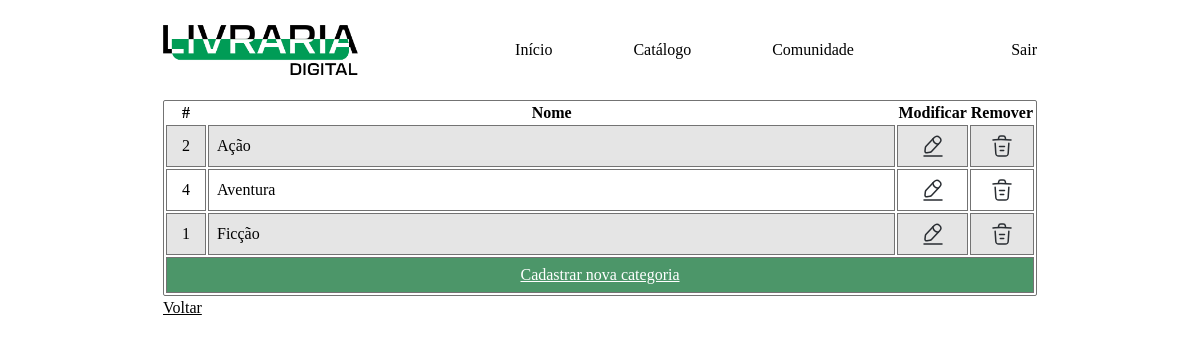
/gerenciar-categorias.php (signed in), run on the app's committed database.
### tables this page shows
CREATE TABLE `tab_categorias` (
  `categoria_id` bigint unsigned NOT NULL AUTO_INCREMENT,
  `categoria_name` varchar(50) NOT NULL,
  PRIMARY KEY (`categoria_id`),
  UNIQUE KEY `categoria_id` (`categoria_id`)
);

### gerenciar-categorias.php (the view, shortened to what this page needs)
<?php
require 'header.php';
if (!isset($_GET['edit']) && !isset($_GET['delete']) && !isset($_GET['add'])) {
?>
<div class="container mx-auto">
    <div class="w-full">
        <table class="gerenciarTable">
            <tr>
                <th>#</th>
                <th>Nome</th>
                <th>Modificar</th>
                <th>Remover</th>
            </tr>
            <?php
            $queryCategorias = $pdo->prepare("SELECT * FROM tab_categorias ORDER BY categoria_name");
            $queryCategorias->execute();
            $categorias = $queryCategorias->fetchAll();
            foreach ($categorias as $categoria) {
                echo '<tr>';
                echo '<td class="text-center w-10">' . $categoria['categoria_id'] . '</td>';
                echo '<td>' . $categoria['categoria_name'] . '</td>';
                echo '<td class="w-14"><a href="?edit=' . $categoria['categoria_id'] . '"><img src="src/resources/icons/edit-2.svg" alt="editar" class="mx-auto"></a></td>';
                echo '<td class="w-14"><a href="?delete=' . $categoria['categoria_id'] . '"><img src="src/resources/icons/trash.svg" alt="remover" class="mx-auto"></a></td>';
                echo '</tr>';
            }
            ?>
            <tr class="bg-g-light-green ">
                <td colspan="4" class="text-center text-white"><a href="?add" class="underline px-10 hover:font-bold">Cadastrar
                        nova categoria</a></td>
            </tr>
        </table>
        <a href="adicionar.php" class="underline">Voltar</a>
    </div>
    <?php
    }
    ?>
</div>

### style.css (style rules this page uses)
html { line-height: 1.5; -webkit-text-size-adjust: 100%; -moz-tab-size: 4; -o-tab-size: 4; tab-size: 4; font-family: ui-sans-serif, system-ui, -apple-system, BlinkMacSystemFont, "Segoe UI", Roboto, "Helvetica Neue", Arial, "Noto Sans", sans-serif, "Apple Color Emoji", "Segoe UI Emoji", "Segoe UI Symbol", "Noto Color Emoji"; font-feature-settings: normal; }
body { margin: 0; line-height: inherit; }
a { color: inherit; text-decoration: inherit; }
table { text-indent: 0; border-color: inherit; border-collapse: collapse; }
img, svg, video, canvas, audio, iframe, embed, object { display: block; vertical-align: middle; }
img, video { max-width: 100%; height: auto; }
body { font-family: rival-sans, ui-serif, Georgia, Cambria, "Times New Roman", Times, serif; }
.container { width: 100%; padding-right: 4.688rem; padding-left: 4.688rem; }
@media (min-width: 640px) { .container { max-width: 640px; } }
@media (min-width: 768px) { .container { max-width: 768px; } }
@media (min-width: 1024px) { .container { max-width: 1024px; } }
.gerenciarTable { width: 100%; border-collapse: separate; border-radius: 0.125rem; border-width: 1px; --tw-border-opacity: 1; border-color: rgb(115 115 115 / var(--tw-border-opacity)); }
.gerenciarTable tr > td { border-collapse: collapse; border-width: 1px; --tw-border-opacity: 1; border-color: rgb(115 115 115 / var(--tw-border-opacity)); padding: 0.5rem; }
.gerenciarTable tr:nth-child(even):not(:last-child) { --tw-bg-opacity: 1; background-color: rgb(229 229 229 / var(--tw-bg-opacity)); }
.mx-auto { margin-left: auto; margin-right: auto; }
.w-10 { width: 2.5rem; }
.w-14 { width: 3.5rem; }
.w-full { width: 100%; }
.bg-g-light-green { --tw-bg-opacity: 1; background-color: rgb(76 150 105 / var(--tw-bg-opacity)); }
.px-10 { padding-left: 2.5rem; padding-right: 2.5rem; }
.text-center { text-align: center; }
.text-white { --tw-text-opacity: 1; color: rgb(255 255 255 / var(--tw-text-opacity)); }
.underline { text-decoration-line: underline; }

### data on the page
tab_categorias: categoria_id "2", categoria_name "Ação"
tab_categorias: categoria_id "4", categoria_name "Aventura"
tab_categorias: categoria_id "1", categoria_name "Ficção"
